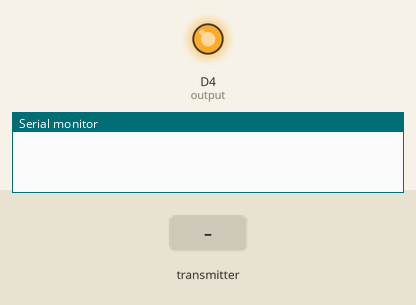
Recording of a sketch running on a simulated ESP8266 (NodeMCU). On the bench: output pins drawn as LEDs (lit = HIGH), the last lines printed to the serial monitor. The inputs (shaded band) are chosen by the test bench.

Above: at 1.3 s.
1.4 s: the transmitter starts sending intValue = 256
At 3.3 s:
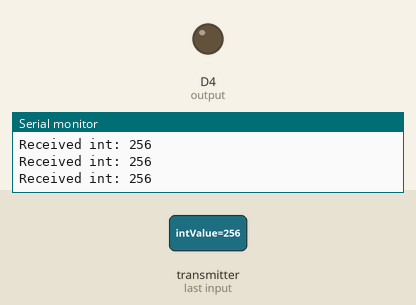
3.6 s: the transmitter starts sending intValue = 0
At 5.1 s:
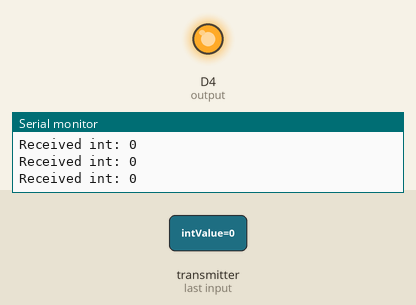
5.6 s: the transmitter starts sending intValue = 512
At 6.6 s:
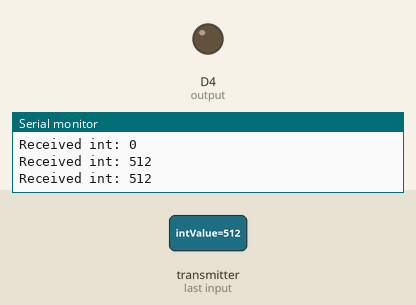
Timing chart, 0 to 8.6 s (numbered marks = the images above; inputs shaded):
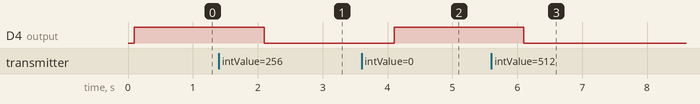

The sketch:

reciver.ino
```cpp
#include <ESP8266WiFi.h>
#include <espnow.h>

int output=D4;
// Struct to hold the data
struct Data {
  int intValue;
  // char charValue;
  // char stringValue[32];  // Match the sender's char array size
} receivedData;

// Callback when data is received
void onDataReceived(uint8_t *senderMac, uint8_t *incomingData, uint8_t len) {
  memcpy(&receivedData, incomingData, sizeof(receivedData));  // Copy received data into struct

  // Display the received data
  Serial.print("Received int: ");
  Serial.println(receivedData.intValue);

  // Serial.print("Received char: ");
  // Serial.println(receivedData.charValue);

  // Serial.print("Received string: ");
  // Serial.println(receivedData.stringValue);  // Properly print the received string
}

void setup() {
  Serial.begin(115200);
  WiFi.mode(WIFI_STA);
  WiFi.disconnect();
  delay(100);
  pinMode(output, OUTPUT);

  if (esp_now_init() != 0) {
    Serial.println("Error initializing ESP-NOW");
    return;
  }

  esp_now_set_self_role(ESP_NOW_ROLE_SLAVE);
  esp_now_register_recv_cb(onDataReceived);
}

void loop() {
  if (receivedData.intValue==LOW){
    digitalWrite(output,HIGH);
  }
  else {
  digitalWrite(output,LOW);
  }
  delay(1000);

}
```

Measured:
- after the input at 1.4 s, D4 (output): HIGH → LOW after 0.70 s
- after the input at 3.6 s, D4 (output): LOW → HIGH after 0.50 s
- after the input at 5.6 s, D4 (output): HIGH → LOW after 0.50 s
